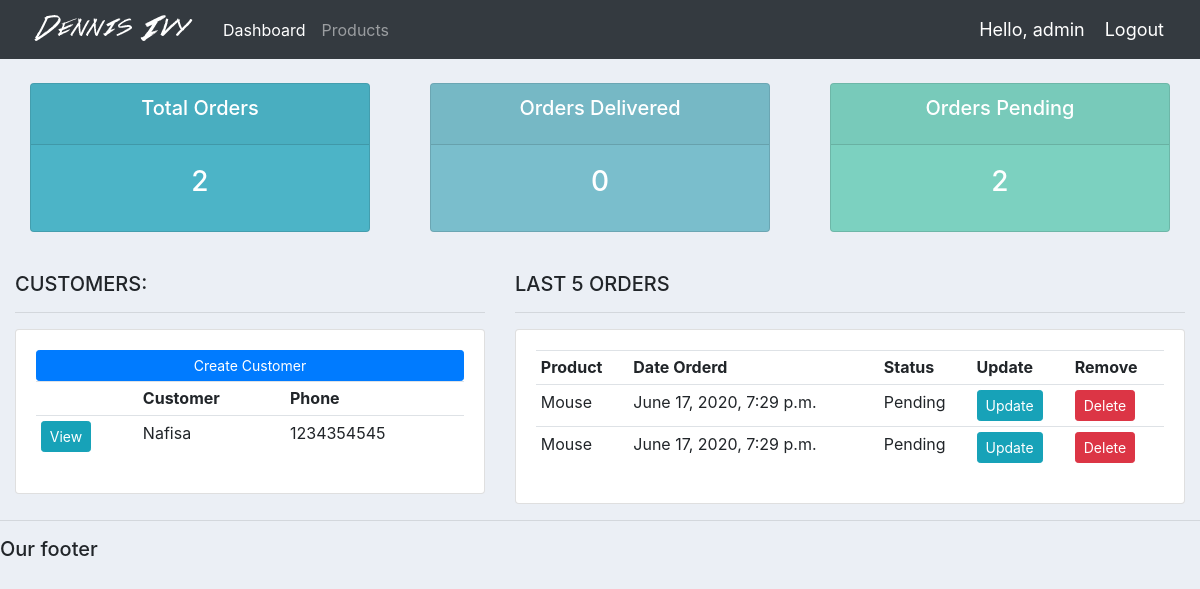
The app's page / (signed in) with its own data.
### accounts/models.py (models this page shows, shortened)
class Customer(models.Model):
    name = models.CharField(max_length=200, null=True)
    phone = models.CharField(max_length=200, null=True)
    email = models.CharField(max_length=200, null=True)
    date_created = models.DateTimeField(auto_now_add=True, null=True)

class Order(models.Model):
    STATUS = (
            ('Pending', 'Pending'),
            ('Out for delivery', 'Out for delivery'),
            ('Delivered', 'Delivered'),
            )
    customer = models.ForeignKey(Customer, null=True, on_delete= models.SET_NULL)
    product = models.ForeignKey(Product, null=True, on_delete= models.SET_NULL)
    date_created = models.DateTimeField(auto_now_add=True, null=True)
    status = models.CharField(max_length=200, null=True, choices=STATUS)
    note = models.CharField(max_length=1000, null=True)

class Product(models.Model):
    CATEGORY = (
            ('Indoor', 'Indoor'),
            ('Out Door', 'Out Door'),
            )
    name = models.CharField(max_length=200, null=True)
    price = models.FloatField(null=True)
    category = models.CharField(max_length=200, null=True, choices=CATEGORY)
    description = models.CharField(max_length=200, null=True, blank=True)
    date_created = models.DateTimeField(auto_now_add=True, null=True)
    tags = models.ManyToManyField(Tag)
    def __str__(self):
        return self.name

### accounts/views.py (the view)
# urls.py: path('', views.home, name="home"),
@login_required(login_url='login')
def home(request):
    orders = Order.objects.all()
    customers = Customer.objects.all()
    total_customers = customers.count()
    total_orders = orders.count()
    delivered = orders.filter(status='Delivered').count()
    pending = orders.filter(status='Pending').count()
    context = {'orders':orders, 'customers':customers,
    'total_orders':total_orders,'delivered':delivered,
    'pending':pending }
    return render(request, 'dashboard.html', context)

### templates/dashboard.html
{%  extends 'main.html' %}
{% block content %}
{%  include 'status.html' %}
<br>
<div class="row">
    <div class="col-md-5">
        <h5>CUSTOMERS:</h5>
        <hr>
        <div class="card card-body">
            <a class="btn btn-primary  btn-sm btn-block" href="">Create Customer</a>
            <table class="table table-sm">
                <tr>
                    <th></th>
                    <th>Customer</th>
                    <th>Phone</th>
                </tr>
                {% for customer in customers %}
                    <tr>
                        <td><a class="btn btn-sm btn-info" href="{% url 'customer' customer.id %}">View</a></td>
                        <td>{{customer.name}}</td>
                        <td>{{customer.phone}}</td>
                    </tr>
                {% endfor %}
            </table>
        </div>
    </div>
    <div class="col-md-7">
        <h5>LAST 5 ORDERS</h5>
        <hr>
        <div class="card card-body">
            <table class="table table-sm">
                <tr>
                    <th>Product</th>
                    <th>Date Orderd</th>
                    <th>Status</th>
                    <th>Update</th>
                    <th>Remove</th>
                </tr>
                {% for order in orders %}
                    <tr>
                        <td>{{order.product}}</td>
                        <td>{{order.date_created}}</td>
                        <td>{{order.status}}</td>
                        <td><a class="btn btn-sm btn-info" href="{% url 'update_order' order.id %}">Update</a></td>
                        <td><a class="btn btn-sm btn-danger" href="{% url 'delete_order' order.id %}">Delete</a></td>
                    </tr>
                {% endfor %}
            </table>
        </div>
    </div>
</div>
{% endblock %}

### templates/navbar.html (shortened to what this page needs)
{% load static %}
<nav class="navbar navbar-expand-lg navbar-dark bg-dark">
 <img src="{% static 'images/logo.png' %}">
  <div class="collapse navbar-collapse" id="navbarNav">
    <ul class="navbar-nav">
      <li class="nav-item active">
        <a class="nav-link" href="{% url 'home' %}">Dashboard</a>
      </li>
      <li class="nav-item">
        <a class="nav-link" href="{% url 'products' %}">Products</a>
      </li>
    </ul>
  </div>
  <span class="hello-msg">Hello, {{request.user}}</span>
  <span ><a  class="hello-msg" href="{% url 'logout' %}">Logout</a></span>
</nav>

### static/main.css (style rules this page uses)
body { background-color: #ebeff5; }

### templates/navbar.html (style rules this page uses)
.hello-msg { font-size: 18px; color: #fff; margin-right: 20px; }

### records on screen
Customer: name "Nafisa", phone "1234354545"
Order: product "Mouse", date_created "June 17, 2020, 7:29 p.m.", status "Pending"
Order: product "Mouse", date_created "June 17, 2020, 7:29 p.m.", status "Pending"

### other values on screen
{{ request.user }} "admin"
{{ total_orders }} "2"
{{ delivered }} "0"
{{ pending }} "2"
